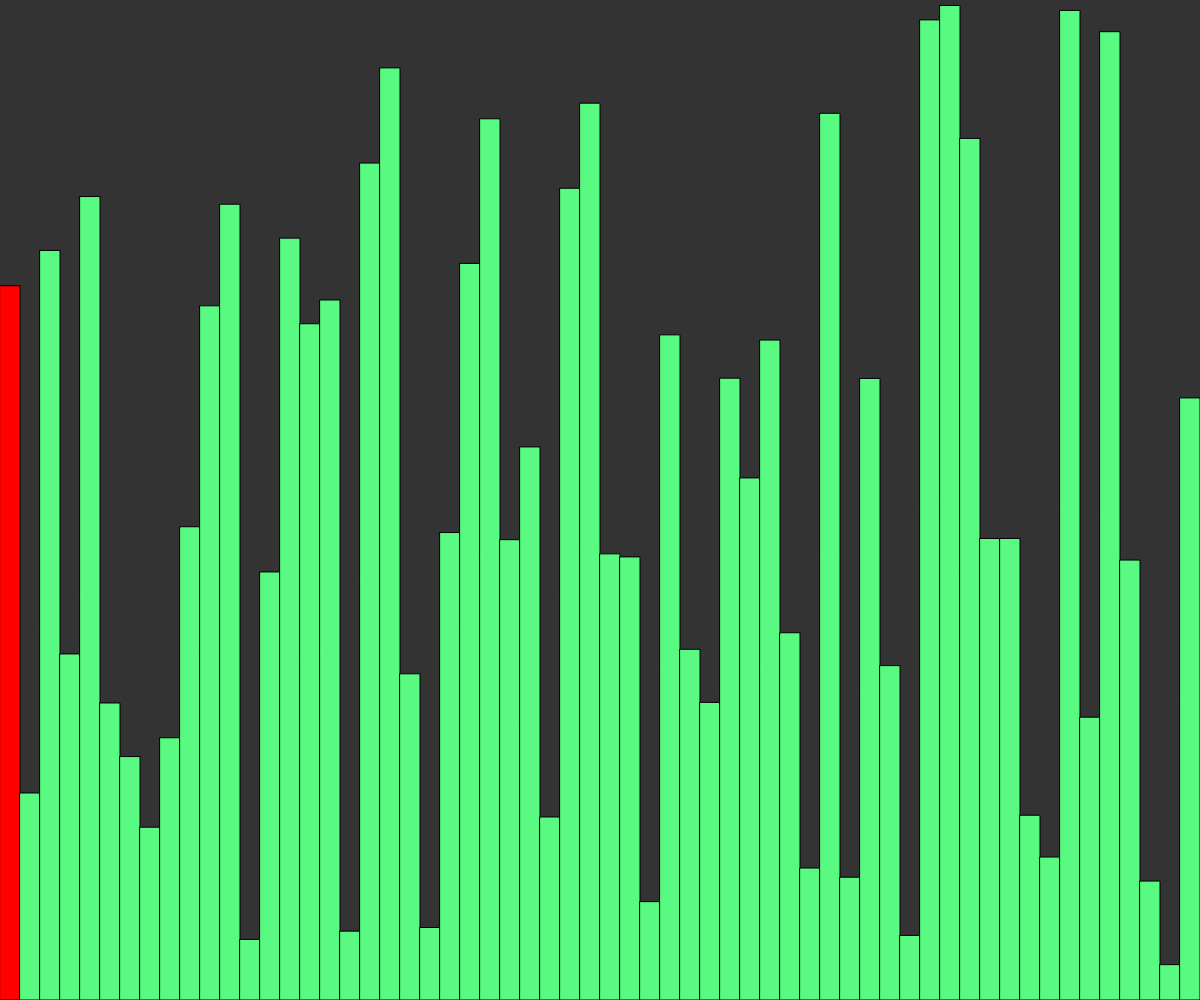
Frame 1 (no input)
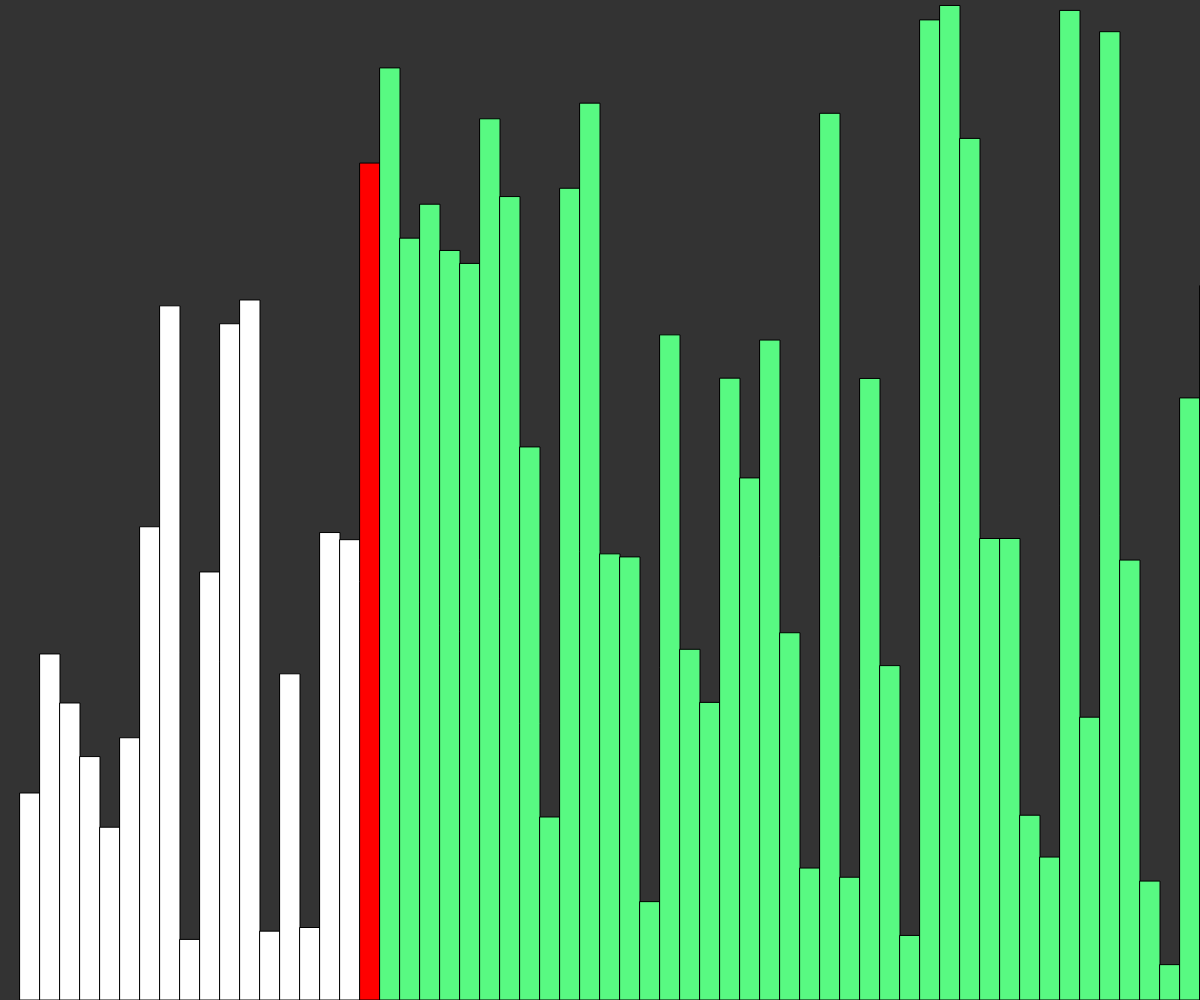
Frame 60 (no input)
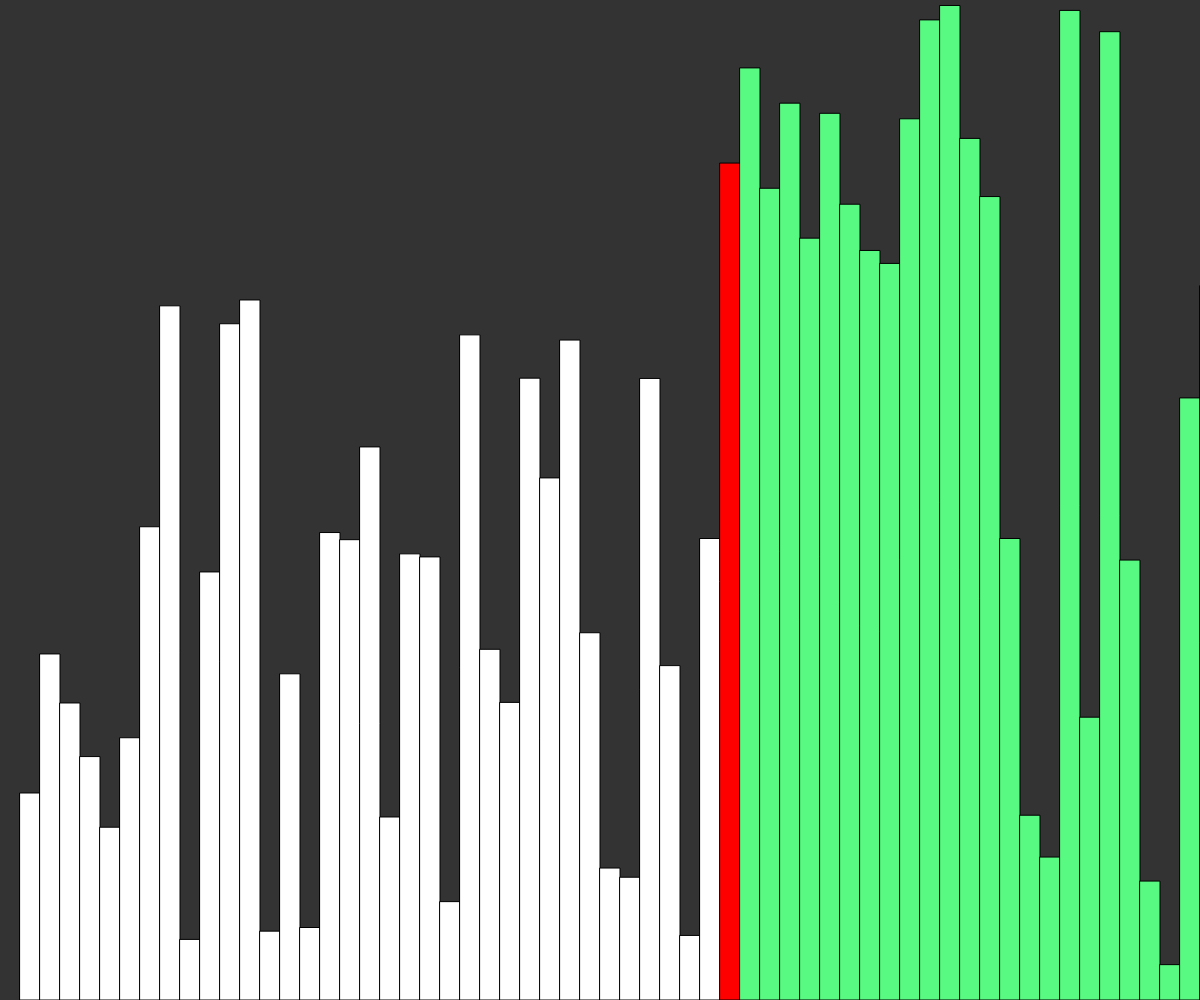
Frame 120 (the mouse pressed at the canvas centre since frame 60)

The p5.js sketch that drew these frames (run headless with seeded random() and noise() and a simulated clock; from frame 60 on, the mouse is pressed at the canvas centre):

// p5.js sketch
// ── sketch.js
let values = [];
let w = 20;
let states = [];
function setup() {
  createCanvas(windowWidth, windowHeight);
  values = new Array(floor(width/w));
  for(let i =0; i< values.length; i++){
    values[i] = float(random(height));
    states[i] = -1; 
  }
  print("Unsorted Array is :"+values);
  quickSort(values,0,values.length);
    print("Sorted Array :"+ values);

}

async function quickSort(arr, start ,end){
  if(start >= end){
    return;
  }
  let index = await partition(arr, start, end);
  states[index] = -1;
  await Promise.all([quickSort(arr,start,index-1),quickSort(arr,index+1,end)]);
 // await quickSort(arr,start,index-1);
 // await quickSort(arr,index+1,end);
}

async function partition(arr , start , end){
  for(let i = start; i< end; i++){
    states[i] = 1;
  }
  let pivotIndex = start;
  let pivotValue = arr[end];
  states[pivotIndex] = 0;
  for(let i=start; i < end;i++){
    if(arr[i]<pivotValue){
      await swap(arr,i,pivotIndex);
      states[pivotIndex] = -1;
      pivotIndex++;
      states[pivotIndex] = 0;
    }
  }
  await swap(arr, pivotIndex, end);
  
    for(let i = start; i< end; i++){
    states[i] = -1;
  }
  
  return pivotIndex;
}

function draw() {
  background(51);
  for(let i = 0; i<values.length; i++){
  stroke(0);
    fill(255);
    if(states[i] == 0){
      fill(255,0,0);
    }
    else if (states[i]==1){
      fill("#58FA82");
    }
    else {
      fill(255);
    }
    rect(i*w, height - values[i],w,values[i]);
  }
}

async function swap(arr, a, b){
  
  await sleep(100);
  let t = arr[a];
  arr[a] = arr[b];
  arr[b] = t;
}

function sleep(ms){
  return new Promise(resolve => setTimeout(resolve, ms));
}
